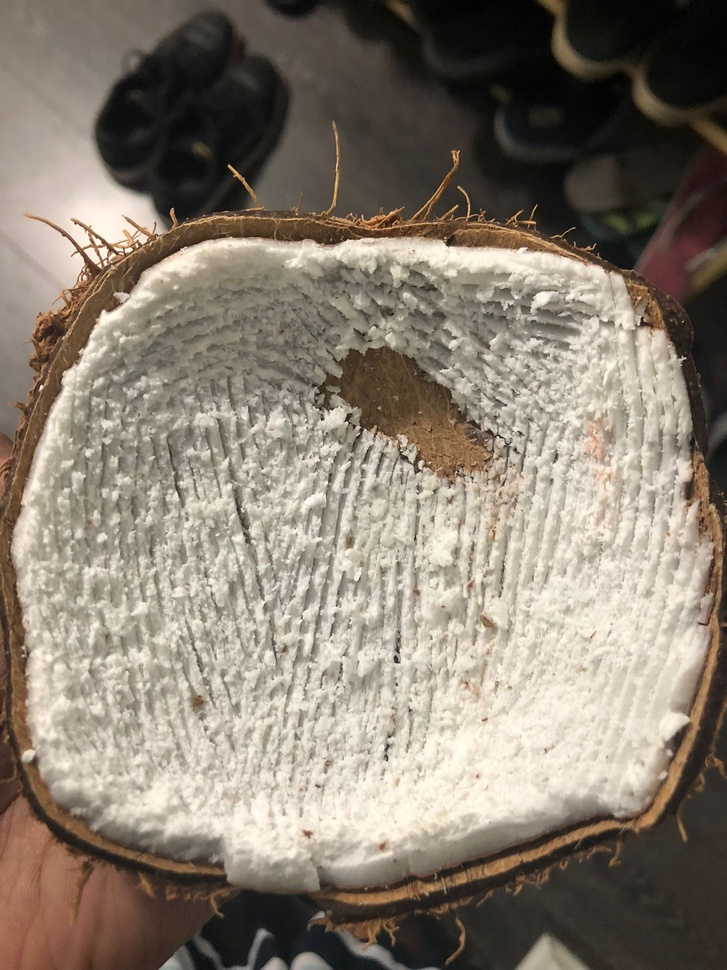
#> input picture coconuts/1.jpeg, 727 x 970 px, shrunk from 1536 x 2048 before the run
$ python watershed.py
#> lines starting #> are read from the running program, lines starting #| are printed output that depends on the picture; after the words box and inside, x2 and y2 are one past the last pixel; in counts of white or black regions, pixels touching at a corner belong together

import cv2
import numpy as np
from IPython.display import Image, display
from matplotlib import pyplot as plt

#https://www.geeksforgeeks.org/image-segmentation-with-watershed-algorithm-opencv-python/
# Plot the image
def imshow(img, ax=None):
    if ax is None:
        ret, encoded = cv2.imencode(".jpg", img)
        print(encoded)
        # Convert the encoded image data to bytes
        encoded_bytes = encoded.tobytes()

        # Display the image using IPython.display
        display(Image(data=encoded_bytes))
        #display(Image(encoded))
    else:
        ax.imshow(cv2.cvtColor(img, cv2.COLOR_BGR2RGB))
        ax.axis('off')

#Image loading
img = cv2.imread("./coconuts/1.jpeg")
#> img is the input picture: shape (970, 727, 3); mean B, G, R 113, 126.3, 136.8
gray = cv2.cvtColor(img, cv2.COLOR_BGR2GRAY)
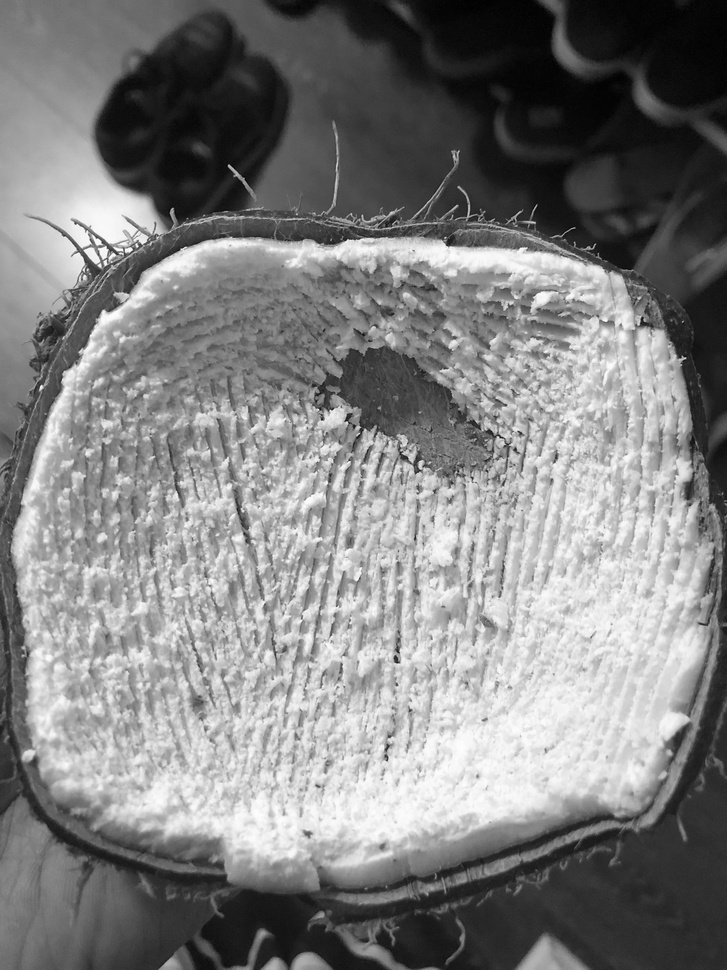
#> gray: shape (970, 727); min 0, max 254, mean 127.9

#Threshold Processing
ret, bin_img = cv2.threshold(gray,
                             0, 255,
                             cv2.THRESH_BINARY_INV + cv2.THRESH_OTSU)
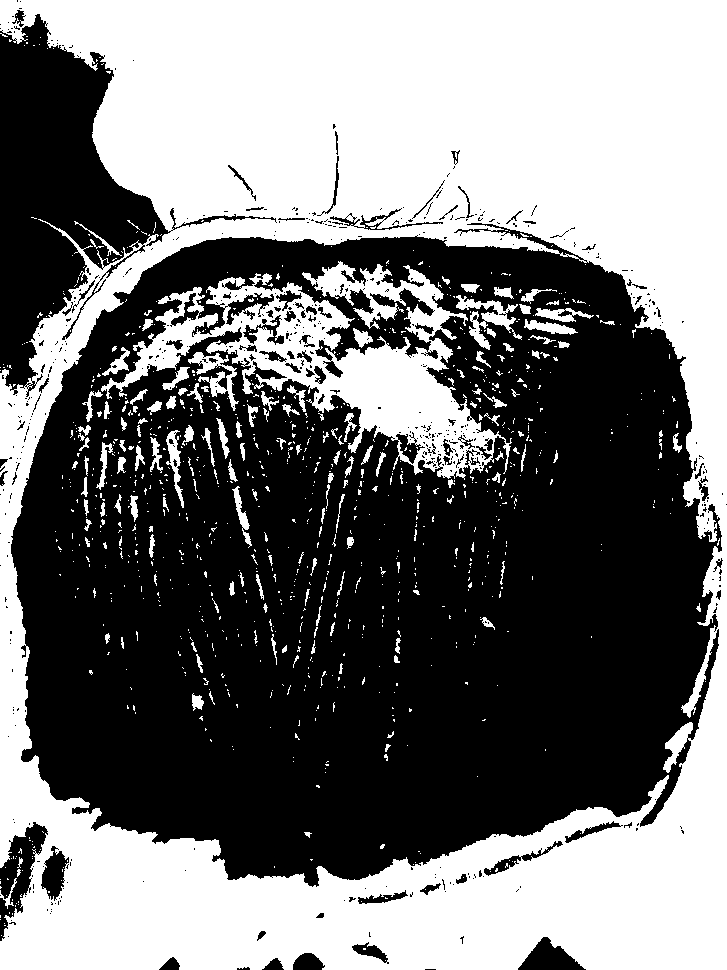
#> bin_img: shape (970, 727); 46.5% white; 985 white regions (829 under 20 px), largest, box (x1, y1, x2, y2) and area: (0, 0, 727, 970) 284300, (101, 261, 512, 480) 27650, (456, 295, 522, 350) 1120
#> ret = 123


# noise removal
kernel = cv2.getStructuringElement(cv2.MORPH_RECT, (3, 3))
bin_img = cv2.morphologyEx(bin_img,
                           cv2.MORPH_OPEN,
                           kernel,
                           iterations=2)
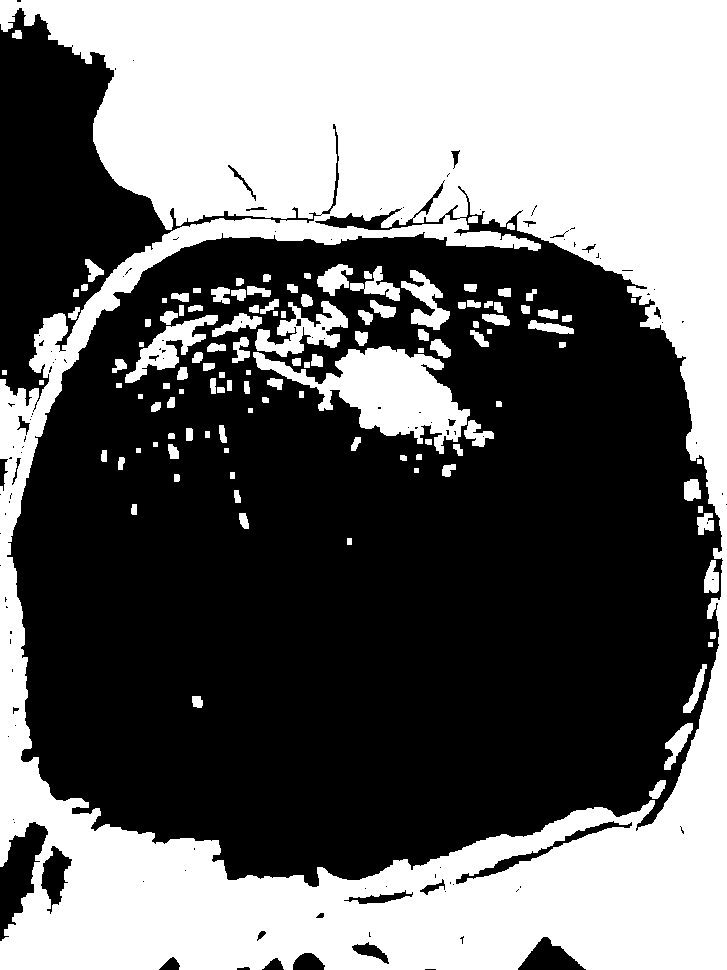
#> bin_img: shape (970, 727); 43.2% white; 122 white regions, largest, box (x1, y1, x2, y2) and area: (0, 0, 727, 970) 276233, (253, 346, 470, 454) 9773, (255, 301, 348, 357) 2289

# Create subplots with 1 row and 2 columns
#> (the run stopped early here; a loop or call above may not have finished)

$ run again, with coconuts/10.jpeg copied over coconuts/1.jpeg
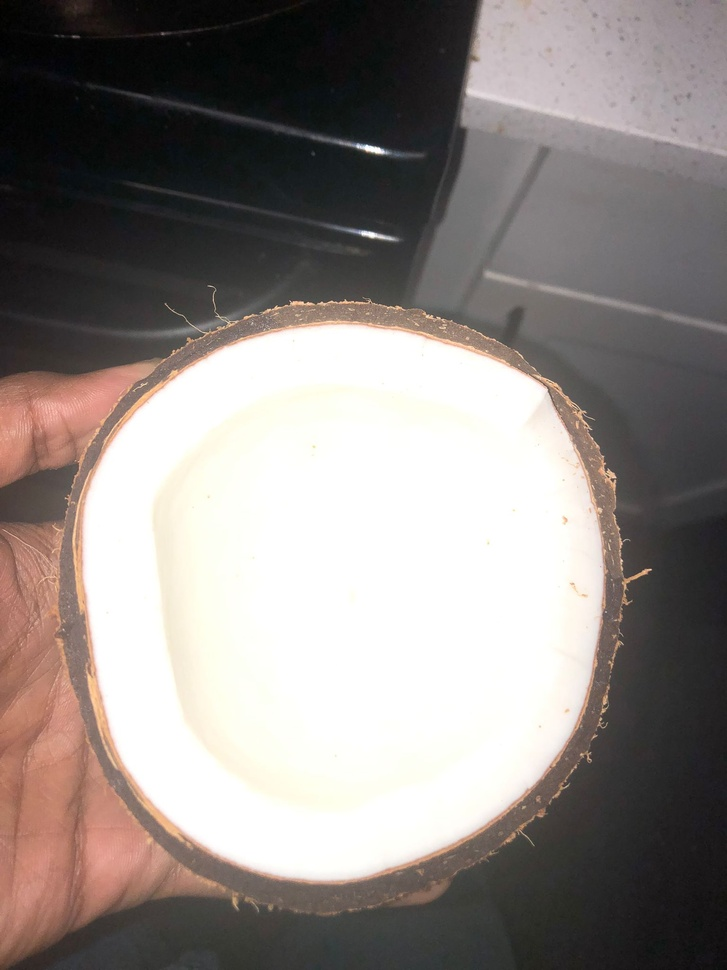
#> input picture coconuts/10.jpeg, 727 x 970 px, shrunk from 1536 x 2048 before the run
#> img is the input picture: shape (970, 727, 3); mean B, G, R 131.7, 135, 142.2
#> `ret, bin_img = cv2.threshold(gray, 0, 255, cv2.THRESH_BINARY_INV + cv2..`:
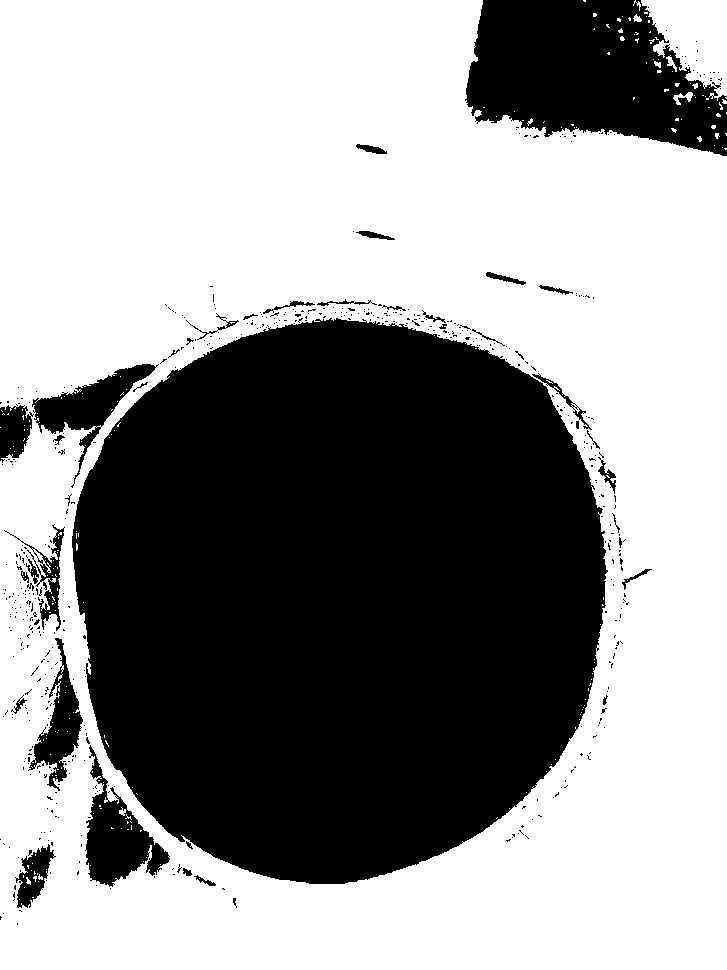
#> bin_img: shape (970, 727); 59.1% white; 537 black regions (496 under 20 px), largest, box (x1, y1, x2, y2) and area: (72, 318, 608, 884) 241036, (465, 0, 727, 156) 27948, (85, 745, 170, 887) 4853
#> ret = 152
#> `bin_img = cv2.morphologyEx(bin_img, cv2.MORPH_OPEN, kernel, iterations..`:
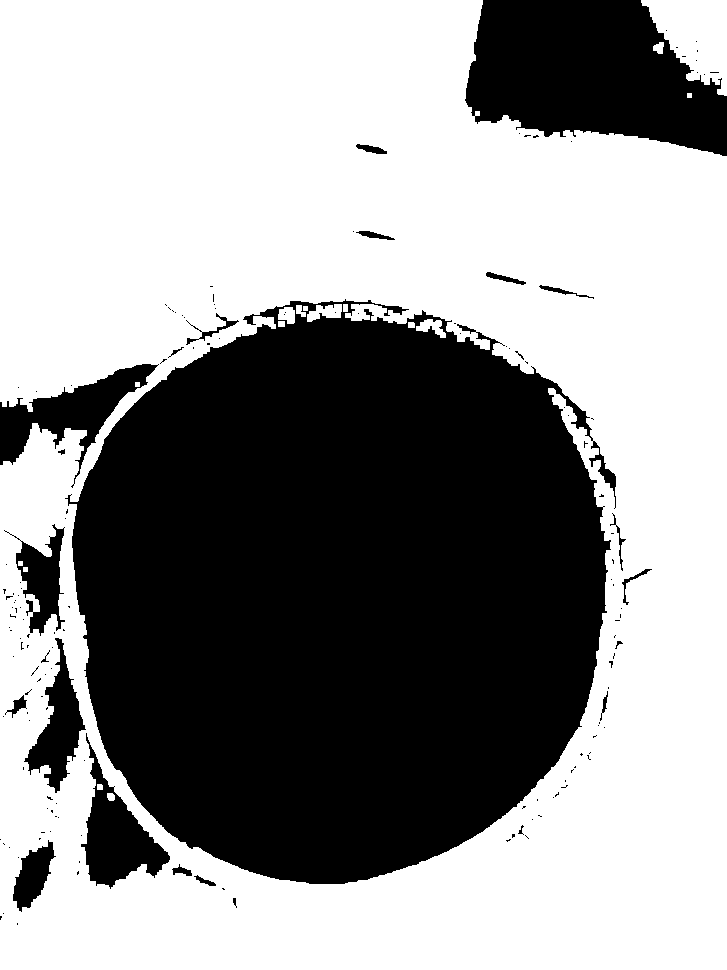
#> bin_img: shape (970, 727); 58.1% white; 160 black regions (136 under 20 px), largest, box (x1, y1, x2, y2) and area: (65, 299, 616, 884) 244559, (465, 0, 727, 156) 29096, (0, 364, 159, 488) 6064

$ run again, with coconuts/11.jpeg copied over coconuts/1.jpeg
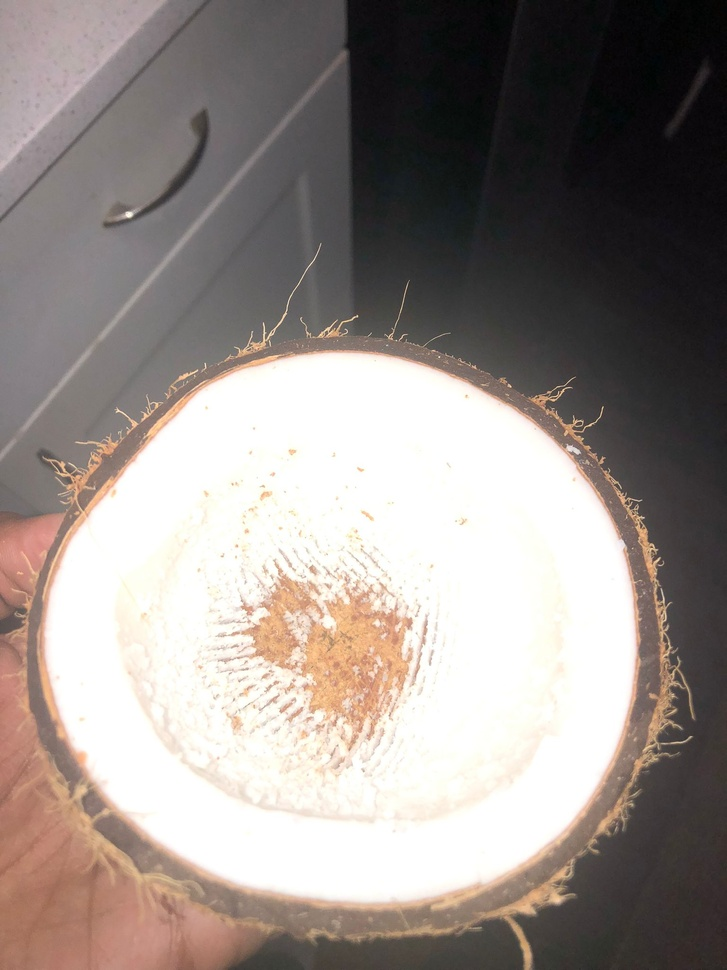
#> input picture coconuts/11.jpeg, 727 x 970 px, shrunk from 1536 x 2048 before the run
#> img is the input picture: shape (970, 727, 3); mean B, G, R 137.4, 141.9, 150.4
#> `ret, bin_img = cv2.threshold(gray, 0, 255, cv2.THRESH_BINARY_INV + cv2..`:
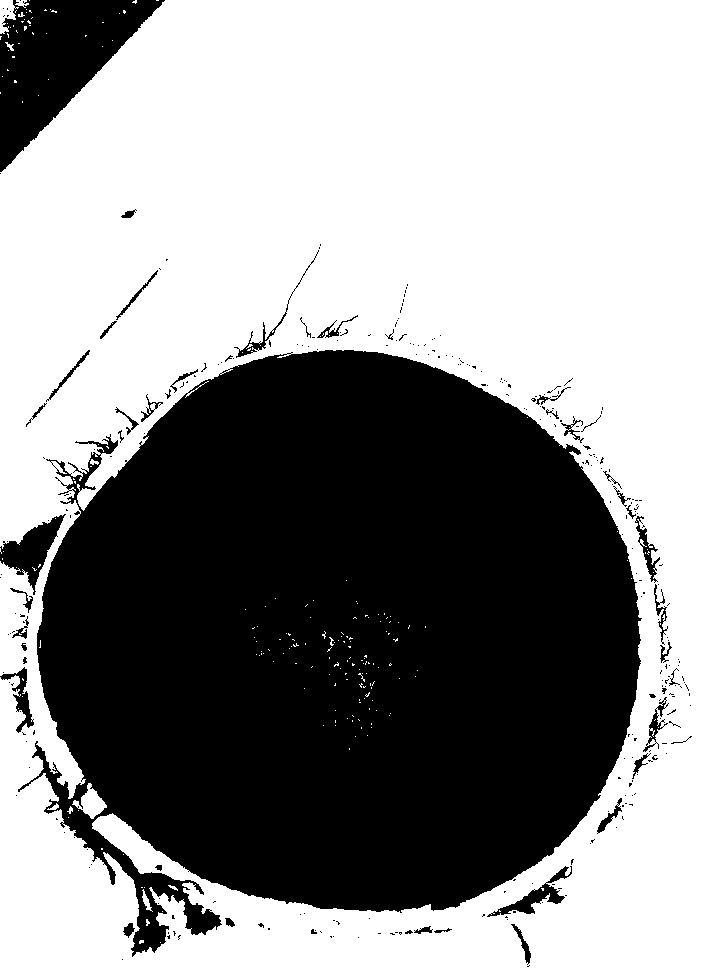
#> bin_img: shape (970, 727); 58.4% white; 295 black regions (248 under 20 px), largest, box (x1, y1, x2, y2) and area: (18, 350, 642, 957) 271019, (0, 0, 165, 172) 13887, (0, 514, 66, 595) 2014
#> ret = 157
#> `bin_img = cv2.morphologyEx(bin_img, cv2.MORPH_OPEN, kernel, iterations..`:
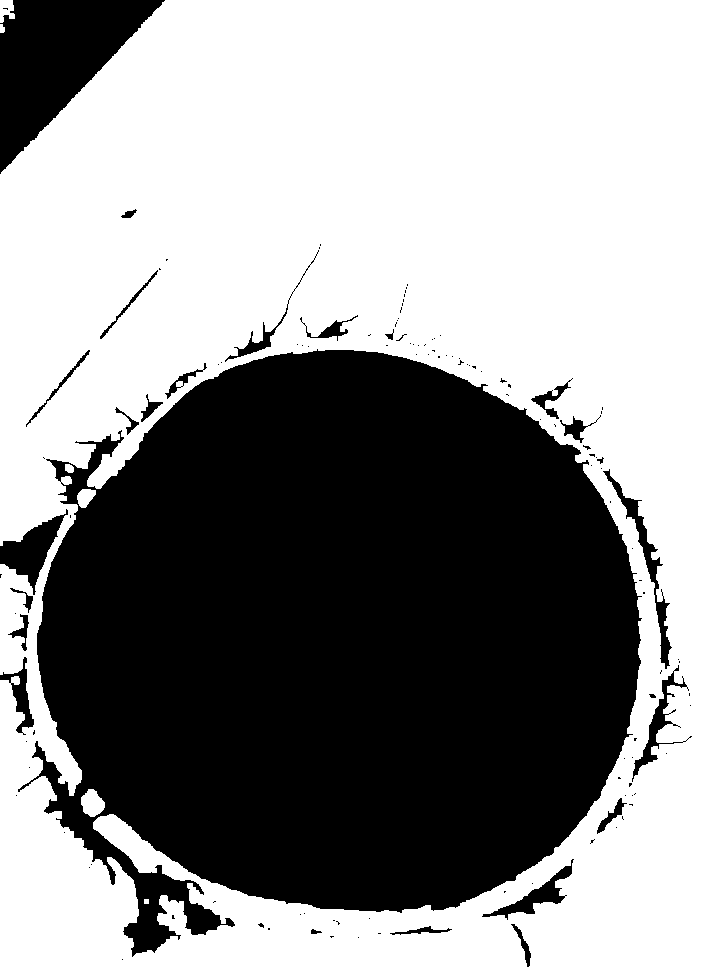
#> bin_img: shape (970, 727); 57.7% white; 128 black regions (102 under 20 px), largest, box (x1, y1, x2, y2) and area: (18, 349, 642, 957) 273373, (0, 0, 165, 174) 14213, (0, 509, 68, 595) 2135

$ run again, with coconuts/12.jpeg copied over coconuts/1.jpeg
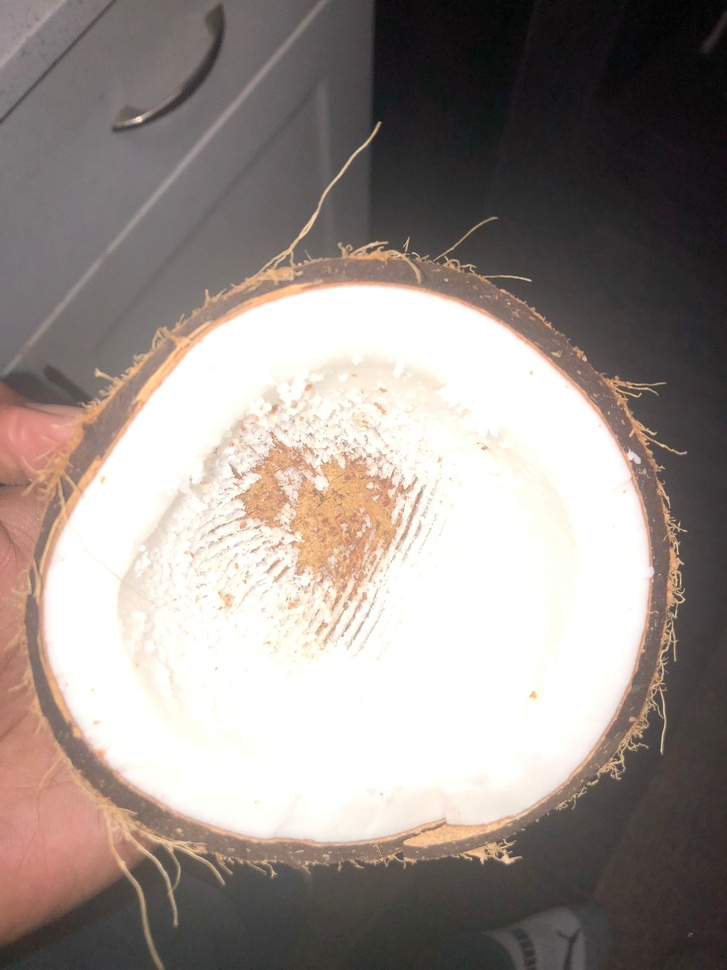
#> input picture coconuts/12.jpeg, 727 x 970 px, shrunk from 1536 x 2048 before the run
#> img is the input picture: shape (970, 727, 3); mean B, G, R 139.2, 144, 153.3
#> `ret, bin_img = cv2.threshold(gray, 0, 255, cv2.THRESH_BINARY_INV + cv2..`:
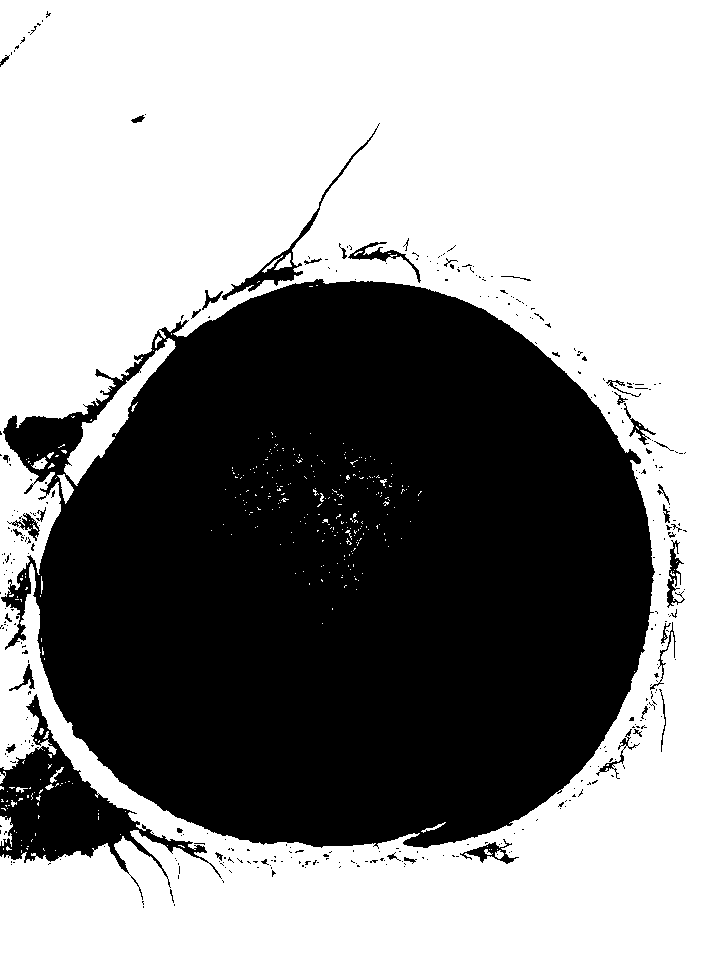
#> bin_img: shape (970, 727); 57.8% white; 356 black regions (313 under 20 px), largest, box (x1, y1, x2, y2) and area: (1, 279, 655, 849) 279900, (0, 694, 222, 900) 11366, (222, 123, 380, 300) 1382
#> ret = 158
#> `bin_img = cv2.morphologyEx(bin_img, cv2.MORPH_OPEN, kernel, iterations..`:
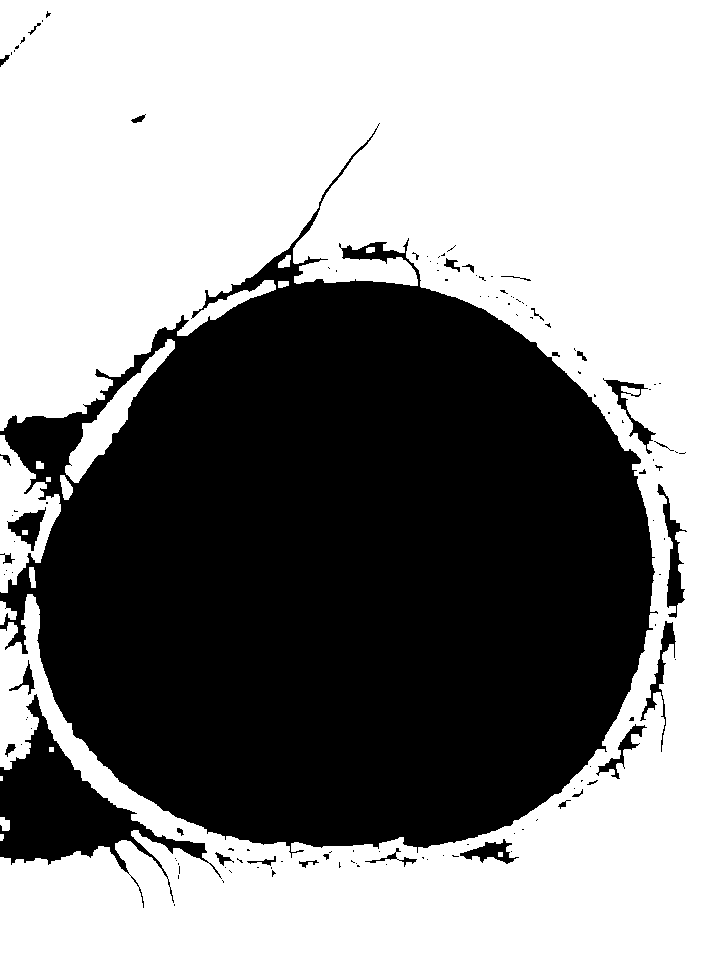
#> bin_img: shape (970, 727); 56.9% white; 130 black regions (98 under 20 px), largest, box (x1, y1, x2, y2) and area: (0, 123, 658, 858) 284748, (0, 694, 222, 908) 12543, (657, 484, 687, 618) 1166
